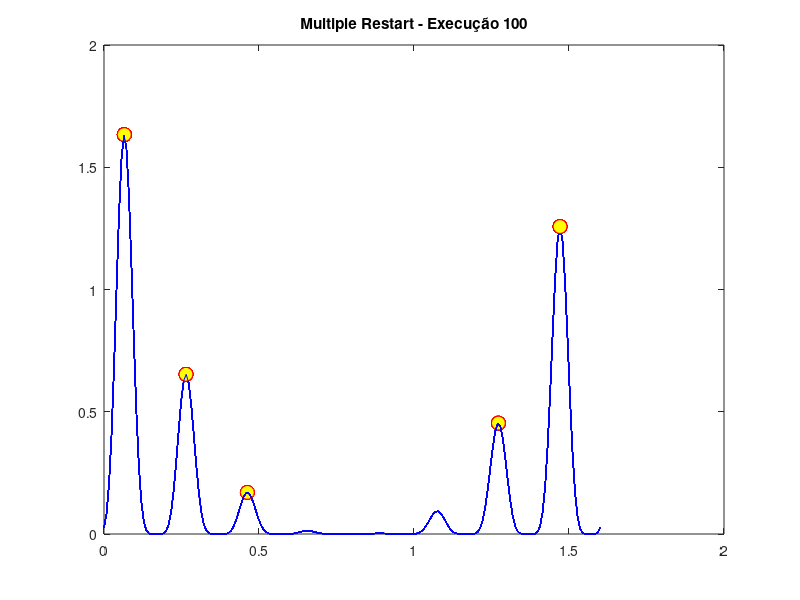

This chart was generated by the following MATLAB code:
iter = 1; % Contador de execuções globais
tolerancia = 0.01; % Tolerância para determinar convergência
mve_x = zeros(100, 1); % Armazena os melhores x por execução
mve_y = zeros(100, 1); % Armazena os melhores y por execução
num_reinicios_total = zeros(100, 1); % Número de reinícios por execução

while iter <= 100
    clc;
    close all;
    clearvars -except iter tolerancia mve_x mve_y num_reinicios_total; % Mantém variáveis principais

    % Definição da função
    f = @(x) 4*(sin(5*pi*x+0.5)).^6 .* exp(log2((x-0.8).^2));

    % Geração dos pontos para o gráfico da função
    x = linspace(0, 1.6, 200); 
    y = f(x);
    figure(1)
    plot(x, y, 'b');
    hold on;

    % Configurações iniciais do Multiple Restart
    num_tent = 1;
    delta = 0.02; % Tamanho do passo
    f_tentativa = [];
    reinicios = 0;
    x_best_tentativas = []; % Para capturar os melhores valores de x em cada reinício

    while num_tent <= 5 % Número de reinícios (alterável conforme necessário)
        i = 1;
        x_now = rand * 1.6; % Valor inicial aleatório
        x_old = x_now;
        f_evolucao = [];
        x_evolucao = [];
        convergiu = false; % Controle de convergência para cada reinício

        while i <= 300 % Máximo de iterações por reinício
            valor_rand = (rand - 0.5) * delta; % Perturbação aleatória
            x_now = x_old + 2 * valor_rand;

            % Verifica se x_now está dentro do intervalo [0, 1.6]
            if x_now < 0
                x_now = 0;
            elseif x_now > 1.6
                x_now = 1.6;
            end

            % Atualiza x_old se f(x_now) for maior
            if f(x_now) > f(x_old)
                x_old = x_now;
            end 

            % Registra a evolução de f(x) e x
            f_evolucao(i) = f(x_old);
            x_evolucao(i) = x_old;

            % Verifica convergência
            if i > 1
                taxa_convergencia = abs(f_evolucao(i) - f_evolucao(i - 1)) / abs(f_evolucao(i - 1));
                if taxa_convergencia <= tolerancia
                    convergiu = true;
                end
            end

            i = i + 1;
        end

        % Registra o valor máximo encontrado neste reinício
        f_tentativa(num_tent) = f(x_old);
        x_best_tentativas(num_tent) = x_old; % Adiciona x correspondente
        num_tent = num_tent + 1;
        reinicios = reinicios + 1; % Incrementa o contador de reinícios
    end

    % Identifica o máximo global dos reinícios
    [f_max_value, idx_max] = max(f_tentativa); % Máximo global
    x_max = x_best_tentativas(idx_max); % Encontra o x correspondente ao f_max_value

    % Salva os melhores resultados desta execução
    mve_x(iter) = x_max;
    mve_y(iter) = f_max_value;
    num_reinicios_total(iter) = reinicios;

    % Destaca o máximo no gráfico
    plot(x_max, f_max_value, '-o', 'MarkerSize', 10, ...
         'MarkerEdgeColor', 'red', 'MarkerFaceColor', 'yellow'); % Ponto máximo
    title(sprintf('Multiple Restart - Execução %d', iter));

    iter = iter + 1;
end

% Resultados finais agregados
melhor_y = max(mve_y);
melhor_x = mve_x(mve_y == melhor_y);

pior_y = min(mve_y);
pior_x = mve_x(mve_y == pior_y);

media_y = mean(mve_y);
media_x = mean(mve_x);

% Taxa de convergência (%)
taxa_convergencia_percentual = (sum(abs(mve_y - melhor_y) / melhor_y <= tolerancia) / length(mve_y)) * 100;

% Variação (%)
variancia_x = var(mve_x);
variancia_y = var(mve_y);
varxp = (sqrt(variancia_x) / mean(mve_x)) * 100;
varyp = (sqrt(variancia_y) / mean(mve_y)) * 100;
variacao_percentual = (varxp + varyp) / 2;

% Número médio de reinícios
media_reinicios = mean(num_reinicios_total);

% Exibição dos resultados
fprintf('Melhor Valor Encontrado: (x = %.4f, y = %.4f)\n', melhor_x, melhor_y);
fprintf('Média dos Valores: (x = %.4f, y = %.4f)\n', media_x, media_y);
fprintf('Pior Valor Encontrado: (x = %.4f, y = %.4f)\n', pior_x, pior_y);
fprintf('Taxa de Convergência: %.2f%%\n', taxa_convergencia_percentual);
fprintf('Variação: %.2f%%\n', variacao_percentual);
fprintf('Número Médio de Reinícios: %.2f\n', media_reinicios);
